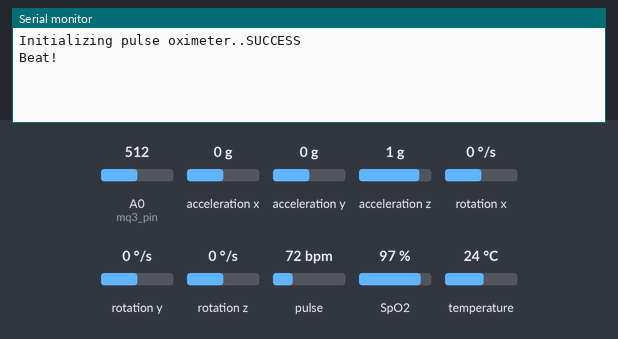
A sketch run on a simulated Arduino Uno, built with avr-gcc and run on an emulated ATmega328P. On the bench: the last lines printed to the serial monitor. The test bench sets the inputs (shaded band); at power-on: pulse 72 bpm, A0 (mq3_pin) = 512, acceleration x 0 g, acceleration y 0 g, acceleration z 1 g, rotation x 0 °/s, rotation y 0 °/s, rotation z 0 °/s, SpO2 97 %, temperature 24 °C. The modem accepts every AT command (registered, SIM ready, sends succeed) and sends nothing else.

Above: at 1.2 s.
1.3 s: pulse set to 99 bpm
At 2.2 s:
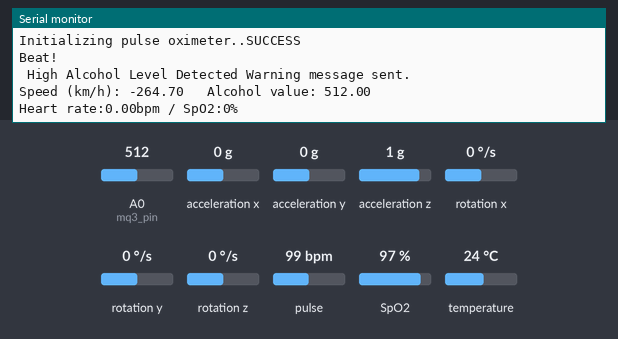
2.9 s: pulse set to 103 bpm
At 4.65 s:
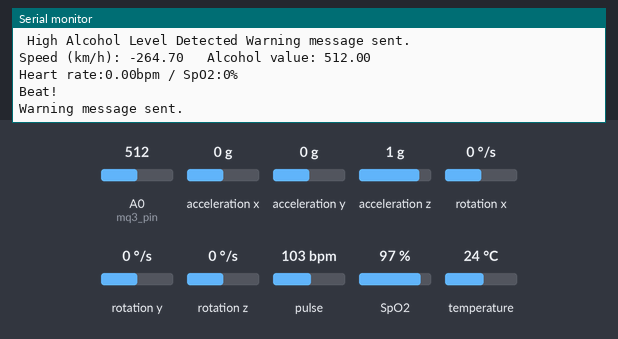
12.7 s: A0 (mq3_pin) set to 486
At 14.0 s:
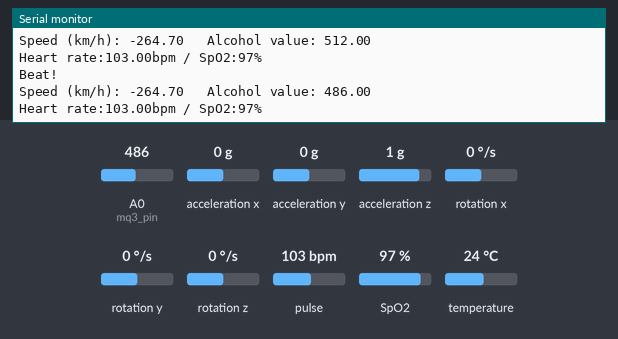

The sketch:

sketch_apr5a.ino
```cpp
#include <Wire.h>
#include <Adafruit_Sensor.h>
#include <Adafruit_MPU6050.h>
#include <SoftwareSerial.h>
#include <TinyGPS.h>
#include "MAX30100_PulseOximeter.h"

#define SIM800_RX 10
#define SIM800_TX 11

SoftwareSerial sim800(SIM800_RX, SIM800_TX);
TinyGPS gps;

// Initialize MPU6050 sensor
Adafruit_MPU6050 mpu;
float speed = 0;
float last_speed = 0;

// Initialize MQ-3 sensor
int mq3_pin = A0;
float alcohol_value = 0;

#define REPORTING_PERIOD_MS     1000

// Create a PulseOximeter object
PulseOximeter pox;

// Time at which the last beat occurred
uint32_t tsLastReport = 0;

// Last heart rate and SpO2 levels
uint8_t last_hr = 0;
uint8_t last_spo2 = 0;

// Callback routine is executed when a pulse is detected
void onBeatDetected() {
    Serial.println("Beat!");
}
  //void onBeatDetected() {
    //Serial.println("Beat!");
//}
void setup() {
    // Start serial communication
    Serial.begin(9600);
    sim800.begin(9600);

    // Initialize MPU6050 sensor
    mpu.begin();
    mpu.setAccelerometerRange(2);
    mpu.setGyroRange(250);

    // Initialize MQ-3 sensor
    pinMode(mq3_pin, INPUT);


    Serial.begin(9600);

    Serial.print("Initializing pulse oximeter..");

    // Initialize sensor
    if (!pox.begin()) {
        Serial.println("FAILED");
        for(;;);
    } else {
        Serial.println("SUCCESS");
    }

	// Configure sensor to use 7.6mA for LED drive
	pox.setIRLedCurrent(MAX30100_LED_CURR_7_6MA);

    // Register a callback routine
    pox.setOnBeatDetectedCallback(onBeatDetected);
}

void loop() {
    // Read MPU6050 sensor values
    sensors_event_t accel_event, gyro_event, temp_event;
    mpu.getEvent(&accel_event, &gyro_event, &temp_event);
    float accel_x = accel_event.acceleration.x;
    float accel_y = accel_event.acceleration.y;
    float accel_z = accel_event.acceleration.z;

    // Calculate speed using MPU6050 sensor
    speed = sqrt(pow(accel_x, 2) + pow(accel_y, 2) + pow(accel_z, 2));
    speed = speed * 3.6; // Convert to km/h

    // Read MQ-3 sensor value
    alcohol_value = analogRead(mq3_pin);

    // Read from the sensor
    pox.update();

    // Grab the updated heart rate and SpO2 levels
    if (millis() - tsLastReport > REPORTING_PERIOD_MS) {
        //Serial.print("Heart rate:");
        //Serial.print(pox.getHeartRate());
        //Serial.print("bpm / SpO2:");
       // Serial.print(pox.getSpO2());
       //Serial.println("%");

        // Check for sudden abnormalities in heart rate and SpO2

if ((pox.getHeartRate() > 100 && last_hr <= 100) || (pox.getSpO2() < 90 && last_spo2 >= 90)) {

// Send SMS message with warning
String message = "WARNING: Sudden abnormality detected in heart rate and/or SpO2! Please seek medical attention immediately.";
sim800.println("AT+CMGF=1"); // Set SMS mode to text
delay(100);
sim800.println("AT+CMGS=\"+919966127567\""); // Replace with phone number to send message to
delay(100);
sim800.print(message);
delay(100);
sim800.write(26); // Send message
Serial.println("Warning message sent.");
}

// Check for high alcohol value
if (alcohol_value > 500) {
    // Send SMS message with warning
    String message = "WARNING: High alcohol level detected! Please do not drive!";
    sim800.println("AT+CMGF=1"); // Set SMS mode to text
    delay(100);
    sim800.println("AT+CMGS=\"+919966127567\""); // Replace with phone number to send message to
    delay(100);
    sim800.print(message);
    delay(100);
    sim800.write(26); // Send message
    Serial.println(" High Alcohol Level Detected Warning message sent.");
}

// sending sms for speed variable
  if (speed < 10.0) { // if sudden drop in speed is detected

            sim800.print("Sudden drop in speed detected! Current speed: ");
            sim800.print(speed);
            sim800.write(0x1A); // send the Ctrl+Z character to end the SMS
            delay(1000);

  }

// Update last values
last_hr = pox.getHeartRate();
last_spo2 = pox.getSpO2();

}
pox.update();

    // Grab the updated heart rate and SpO2 levels
    if (millis() - tsLastReport > REPORTING_PERIOD_MS) {
        Serial.print("Speed (km/h): ");
        Serial.print(speed-300);
        Serial.print("\t Alcohol value: ");
        Serial.println(alcohol_value);
        Serial.print("Heart rate:");
        Serial.print(pox.getHeartRate());
        Serial.print("bpm / SpO2:");
        Serial.print(pox.getSpO2());
        Serial.println("%");

        tsLastReport = millis();
    }
// Print sensor values to serial monitor

//Serial.print("Heart rate: ");
//Serial.print(pox.getHeartRate() );
//Serial.print("bpm / SpO2: ");
//Serial.print(pox.getSpO2());
//Serial.println("%");

// Delay for a certain amount of time
delay(1000);


}
```

Measured:
- the behaviour switches between 100 and 101 bpm on pulse (found by bisection; images 1 and 2)
- the behaviour switches between 501 and 500 on A0 (mq3_pin) (found by bisection; images 2 and 3)
- after the input at 2.9 s, the serial monitor: prints a new line after 1.5 s (image 2)
- after the input at 12.7 s, the serial monitor: prints a new line after 0.54 s (image 3)
